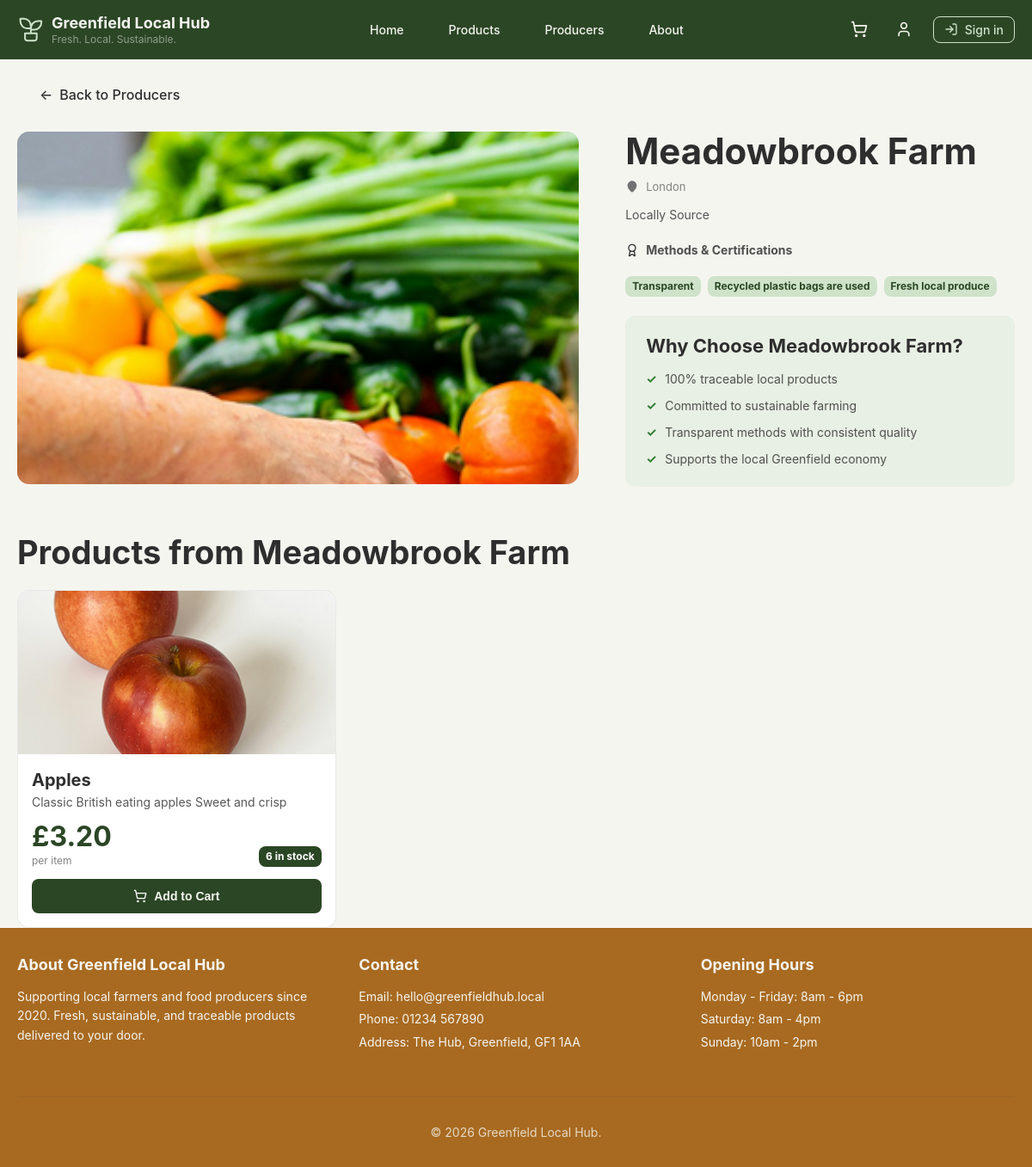
/producer/1, run on an earlier commit of the app's database.
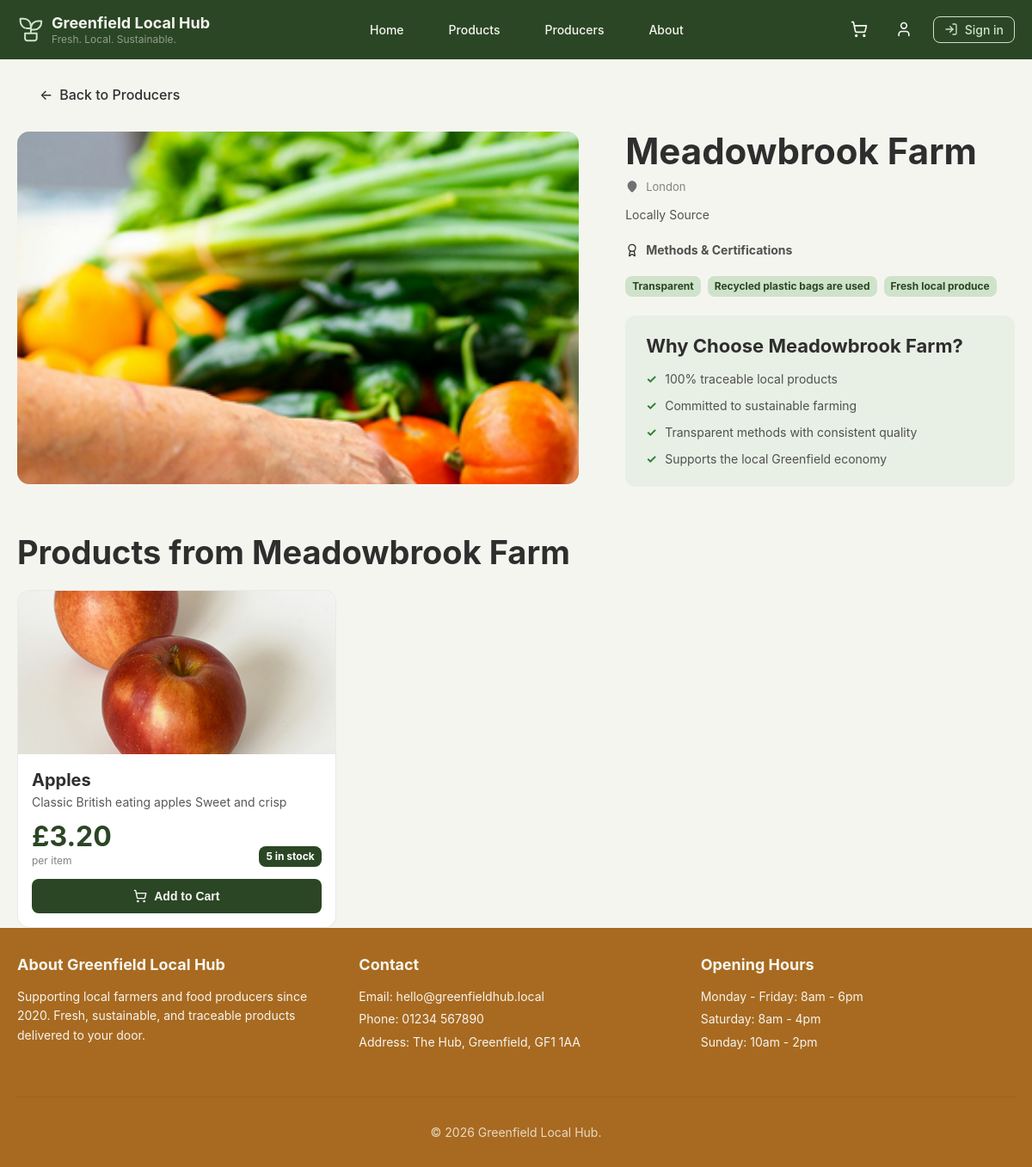
And on a later commit of the database.
### tables this page shows
CREATE TABLE product (
product_id INTEGER PRIMARY KEY AUTOINCREMENT,
producer_id INTEGER NOT NULL,
name TEXT NOT NULL,
description TEXT NOT NULL,
price NUMERIC NOT NULL,
category TEXT NOT NULL,
image_url TEXT NOT NULL,
is_available INTEGER NOT NULL,
stock INTEGER NOT NULL,
FOREIGN KEY (producer_id) REFERENCES producer(producer_id) ON DELETE CASCADE
);

### app.py (the view)
@app.route("/producer/<int:producer_id>")
def producer_public_profile(producer_id):
    db = get_db()
    producer = db.execute(
        """
        SELECT
            producer_id,
            business_name,
            business_email,
            business_phone_number,
            business_address,
            description,
            image_url,
            production_method,
            sustainability_info
        FROM producer
        WHERE producer_id = ?
        """,
        (producer_id,)
    ).fetchone()
    products = db.execute(
        """
        SELECT
            product_id,
            name,
            description,
            price,
            category,
            image_url,
            stock
        FROM product
        WHERE producer_id = ?
        ORDER BY name COLLATE NOCASE
        """,
        (producer_id,)
    ).fetchall()
    db.close()
    if not producer:
        return render_template("error-404.html"), 404
    return render_template(
        "producer-public-profile.html",
        producer=producer,
        products=products
    )

### app.py (called while the page is built)
def get_db():
    db = sqlite3.connect("glh.db")
    db.row_factory = sqlite3.Row
    db.execute("PRAGMA foreign_keys = ON")
    return db

@app.context_processor
def inject_cart_count():
    if current_user.is_authenticated and current_user.user_type == "customer":
        db = get_db()
        count = get_cart_count(db, current_user.id)
        db.close()
        return {"cart_count": count}
    return {"cart_count": 0}

### templates/producer-public-profile.html (shortened to what the changed rows need)
{% extends "base.html" %}  {% block content %}
<section class="producer-public-page">
  <div class="container producers-container producer-public-container">
    <div class="producer-public-layout">
      <div class="producer-public-panel">
        <div class="producer-public-panel_header">
          <h1>{{ producer['business_name'] }}</h1>
        </div>
        <div class="producers-why producer-public-why">
          <h2>Why Choose {{ producer['business_name'] }}?</h2>
        </div>
      </div>
    </div>
    <div class="producer-public-products-section">
      <h2 class="producer-public-products-title">
        Products from {{ producer['business_name'] }}
      </h2>
      <div class="products-grid producer-public-products-grid">
        {% for product in products %}
        <article class="products-card producer-public-product-card">
          <a
            href="{{ url_for('product_detail', product_id=product['product_id']) }}"
            class="products-card_link"
          >
            <div class="products-card_image">
              <img
                src="{{ product['image_url'] }}"
                alt="{{ product['name'] }} from {{ producer['business_name'] }}"
              />
            </div>
            <div class="products-card_content">
              <h2>{{ product['name'] }}</h2>
              <p class="products-card_description">
                {{ product['description'] }}
              </p>
              <div class="products-card_meta">
                <div>
                  <strong class="products-card_price"
                    >£{{ '%.2f'|format(product['price']) }}</strong
                  >
                  <span class="products-card_unit">per item</span>
                </div>
                <span class="products-card_stock"
                  >{{ product['stock'] }} in stock</span
                >
              </div>
            </div>
          </a>
          <form
            method="POST"
            action="{{ url_for('add_to_cart', product_id=product['product_id']) }}"
            class="products-card_form"
          >
            <button
              type="submit"
              class="producer-public-add-btn products-card_button btn btn-primary"
            >
              <span class="products-card_button-icon" aria-hidden="true">
              </span>
              <span>Add to Cart</span>
            </button>
          </form>
        </article>
        {% else %}
        <p class="producer-public-empty">
          No products available from this producer yet.
        </p>
        {% endfor %}
      </div>
    </div>
  </div>
</section>
{% endblock %}

What changed in the data, as far as the page shows it:
changed product "Apples": stock "6" → "5"
